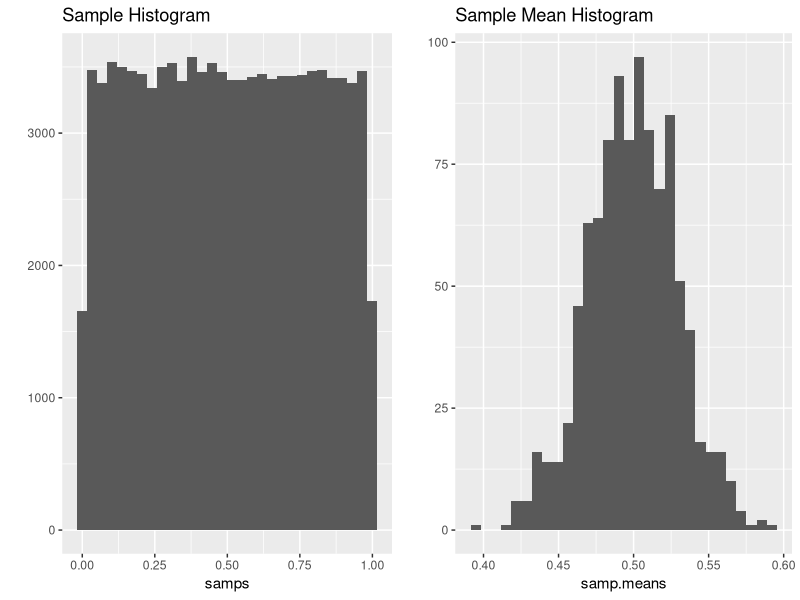
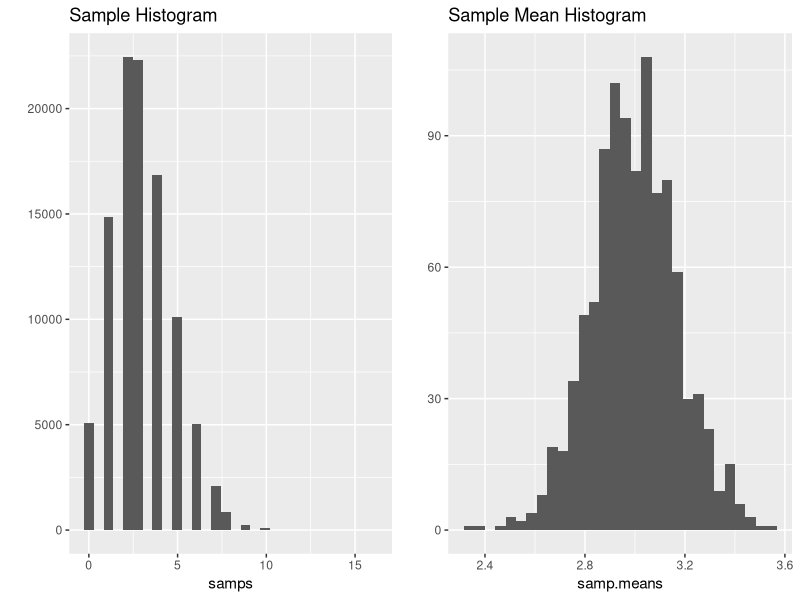
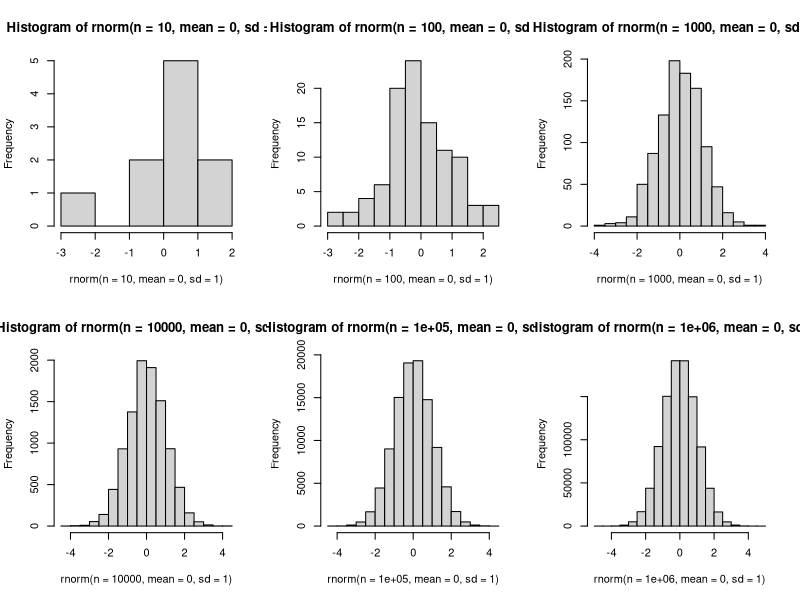
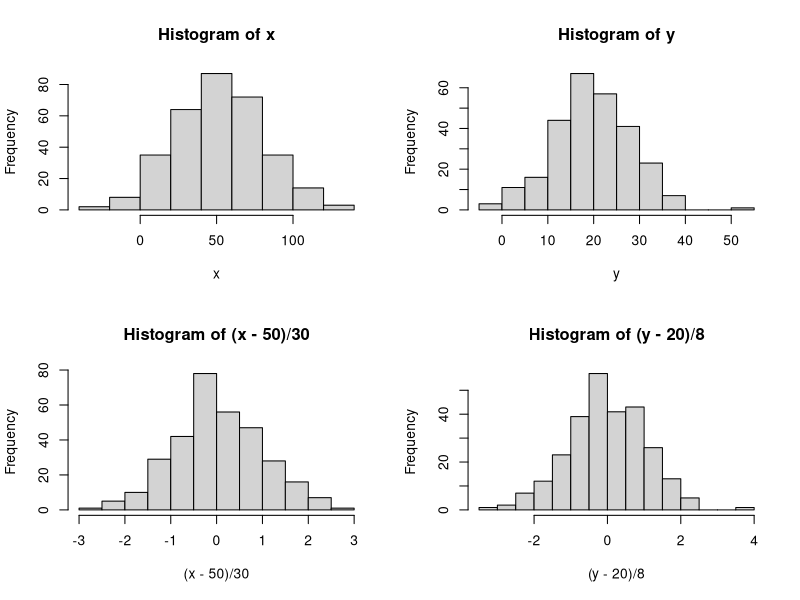

R code for these plots, in order:
## ---- chunk 1

#from: https://stackoverflow.com/questions/40307510/central-limit-theorem-in-r
set.seed(123) ## set the seed for reproducibility
r <- 1000
n <- 100      ## I use 200 instead of 20 to enhance convergence to Gaussian

## this function computes the r samples of the sample mean from the 
## r*n original samples
sample.means <- function(samps, r, n) {
  rowMeans(matrix(samps,nrow=r,ncol=n))
}


library(ggplot2)
library(gridExtra)
qqplot.data <- function (vec) {
  # following four lines from base R's qqline()
  y <- quantile(vec[!is.na(vec)], c(0.25, 0.75))
  x <- qnorm(c(0.25, 0.75))
  slope <- diff(y)/diff(x)
  int <- y[1L] - slope * x[1L]

  d <- data.frame(resids = vec)

  ggplot(d, aes(sample = resids)) + stat_qq() + geom_abline(slope = slope, intercept = int, colour="red") + ggtitle("Q-Q plot")  
}

generate.plots <- function(samps, samp.means) {
  p1 <- qplot(samps, geom="histogram", bins=30, main="Sample Histogram")
  p2 <- qplot(samp.means, geom="histogram", bins=30, main="Sample Mean Histogram")
#  p3 <- qqplot.data(samp.means)
  grid.arrange(p1,p2,#p3,
               ncol=2)
}


## ---- chunk 2
samps <- runif(r*n)  ## uniform distribution [0,1]
# compute sample means
samp.means <- sample.means(samps, r, n)
# generate plots
generate.plots(samps, samp.means)
## ---- chunk 3
samps <- rpois(r*n,lambda=3)
# compute sample means
samp.means <- sample.means(samps, r, n)
# generate plots
generate.plots(samps, samp.means)

## ---- chunk 4
par(mfrow=c(2,3))
hist(rnorm(n = 10, mean = 0, sd = 1))
hist(rnorm(n = 100, mean = 0, sd = 1))
hist(rnorm(n = 1000, mean = 0, sd = 1))
hist(rnorm(n = 10000, mean = 0, sd = 1))
hist(rnorm(n = 100000, mean = 0, sd = 1))
hist(rnorm(n = 1000000, mean = 0, sd = 1))
par(mfrow=c(1,1))
## ---- chunk 5
set.seed(1)
par(mfrow=c(2,2))
x <- rnorm(n = 320, mean = 50, sd = 30)
y <- rnorm(n = 270, mean = 20, sd = 8)
hist(x)
hist(y)
hist((x-50)/30)
hist((y-20)/8)
par(mfrow=c(1,1))
